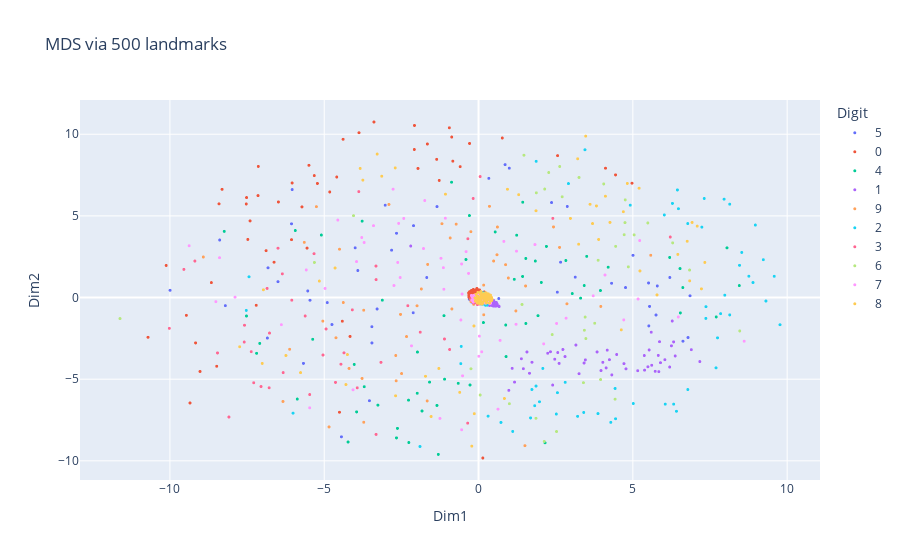

Notebook source saved alongside this figure:
### Code cell
import numpy as np
from sklearn.metrics import pairwise_distances
from sklearn.manifold import MDS

# データ例
# X = np.random.rand(1000, 50)  # 1000点, 50次元?
k = 500  # ランドマーク数

# 1. ランドマーク選択
landmark_idx = np.random.choice(X.shape[0], k, replace=False)
landmarks = X[landmark_idx]

# 2. ランドマーク間距離
D_landmark = pairwise_distances(landmarks)

# 3. MDSで低次元に埋め込み
mds = MDS(n_components=2, dissimilarity="precomputed", random_state=0)
landmark_emb = mds.fit_transform(D_landmark)

# 4. 他の点の埋め込みを近似
D_all = pairwise_distances(X, landmarks)  # 全点とランドマークの距離
weights = 1 / (D_all + 1e-8)  # 逆距離重み
weights /= weights.sum(axis=1, keepdims=True)
X_emb = weights @ landmark_emb  # 重み付き平均で補間

fig = px.scatter(x=X_emb[:, 0], y=X_emb[:, 1], color=labels.astype(str),
                 title=f"MDS via {k} landmarks",
                 labels={'x': 'Dim1', 'y': 'Dim2', 'color': 'Digit'})
fig.update_traces(marker=dict(size=3))
fig.show()

### Figure 1 — Plotly figure (JSON) as saved in the notebook; plotly's stock layout.template omitted (floating-point values rounded to 4 significant figures; data arrays with more than 128 entries replaced by an {"elided": "..."} marker saying what was removed)
{"data": [{"hovertemplate": "Digit=5<br>Dim1=%{x}<br>Dim2=%{y}<extra></extra>", "legendgroup": "5", "marker": {"color": "#636efa", "size": 3, "symbol": "circle"}, "mode": "markers", "name": "5", "showlegend": true, "type": "scattergl", "x": {"elided": "180 float values"}, "xaxis": "x", "y": {"elided": "180 float values"}, "yaxis": "y"}, {"hovertemplate": "Digit=0<br>Dim1=%{x}<br>Dim2=%{y}<extra></extra>", "legendgroup": "0", "marker": {"color": "#EF553B", "size": 3, "symbol": "circle"}, "mode": "markers", "name": "0", "showlegend": true, "type": "scattergl", "x": {"elided": "191 float values"}, "xaxis": "x", "y": {"elided": "191 float values"}, "yaxis": "y"}, {"hovertemplate": "Digit=4<br>Dim1=%{x}<br>Dim2=%{y}<extra></extra>", "legendgroup": "4", "marker": {"color": "#00cc96", "size": 3, "symbol": "circle"}, "mode": "markers", "name": "4", "showlegend": true, "type": "scattergl", "x": {"elided": "214 float values"}, "xaxis": "x", "y": {"elided": "214 float values"}, "yaxis": "y"}, {"hovertemplate": "Digit=1<br>Dim1=%{x}<br>Dim2=%{y}<extra></extra>", "legendgroup": "1", "marker": {"color": "#ab63fa", "size": 3, "symbol": "circle"}, "mode": "markers", "name": "1", "showlegend": true, "type": "scattergl", "x": {"elided": "220 float values"}, "xaxis": "x", "y": {"elided": "220 float values"}, "yaxis": "y"}, {"hovertemplate": "Digit=9<br>Dim1=%{x}<br>Dim2=%{y}<extra></extra>", "legendgroup": "9", "marker": {"color": "#FFA15A", "size": 3, "symbol": "circle"}, "mode": "markers", "name": "9", "showlegend": true, "type": "scattergl", "x": {"elided": "210 float values"}, "xaxis": "x", "y": {"elided": "210 float values"}, "yaxis": "y"}, {"hovertemplate": "Digit=2<br>Dim1=%{x}<br>Dim2=%{y}<extra></extra>", "legendgroup": "2", "marker": {"color": "#19d3f3", "size": 3, "symbol": "circle"}, "mode": "markers", "name": "2", "showlegend": true, "type": "scattergl", "x": {"elided": "198 float values"}, "xaxis": "x", "y": {"elided": "198 float values"}, "yaxis": "y"}, {"hovertemplate": "Digit=3<br>Dim1=%{x}<br>Dim2=%{y}<extra></extra>", "legendgroup": "3", "marker": {"color": "#FF6692", "size": 3, "symbol": "circle"}, "mode": "markers", "name": "3", "showlegend": true, "type": "scattergl", "x": {"elided": "191 float values"}, "xaxis": "x", "y": {"elided": "191 float values"}, "yaxis": "y"}, {"hovertemplate": "Digit=6<br>Dim1=%{x}<br>Dim2=%{y}<extra></extra>", "legendgroup": "6", "marker": {"color": "#B6E880", "size": 3, "symbol": "circle"}, "mode": "markers", "name": "6", "showlegend": true, "type": "scattergl", "x": {"elided": "200 float values"}, "xaxis": "x", "y": {"elided": "200 float values"}, "yaxis": "y"}, {"hovertemplate": "Digit=7<br>Dim1=%{x}<br>Dim2=%{y}<extra></extra>", "legendgroup": "7", "marker": {"color": "#FF97FF", "size": 3, "symbol": "circle"}, "mode": "markers", "name": "7", "showlegend": true, "type": "scattergl", "x": {"elided": "224 float values"}, "xaxis": "x", "y": {"elided": "224 float values"}, "yaxis": "y"}, {"hovertemplate": "Digit=8<br>Dim1=%{x}<br>Dim2=%{y}<extra></extra>", "legendgroup": "8", "marker": {"color": "#FECB52", "size": 3, "symbol": "circle"}, "mode": "markers", "name": "8", "showlegend": true, "type": "scattergl", "x": {"elided": "172 float values"}, "xaxis": "x", "y": {"elided": "172 float values"}, "yaxis": "y"}], "layout": {"legend": {"title": {"text": "Digit"}, "tracegroupgap": 0}, "title": {"text": "MDS via 500 landmarks"}, "xaxis": {"anchor": "y", "domain": [0, 1], "title": {"text": "Dim1"}}, "yaxis": {"anchor": "x", "domain": [0, 1], "title": {"text": "Dim2"}}}}
